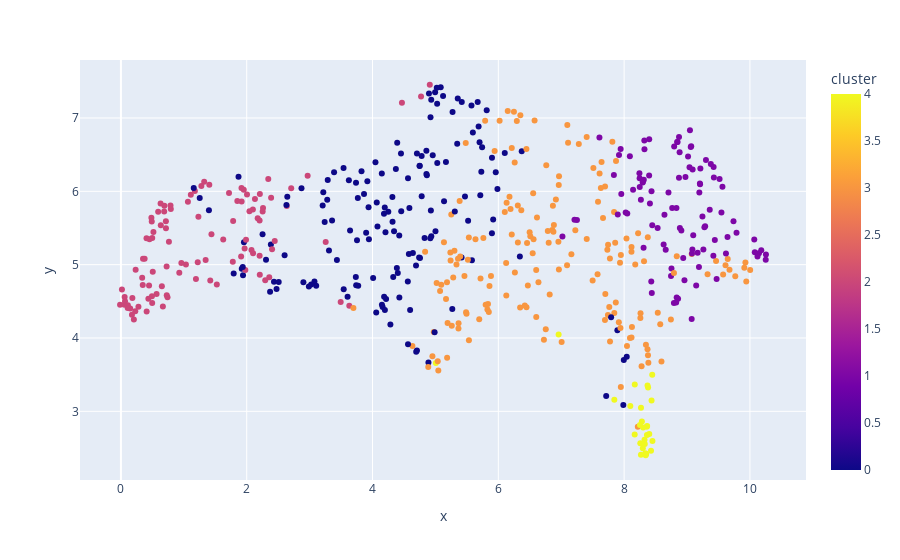

Notebook code for this chart:
### Code cell
df = pd.DataFrame(umap_transformed, columns=['x', 'y'])
df['username'] = users_with_embeddings['username']
df['coalition'] = users_with_embeddings['coalition']
df['cluster'] = clusters.labels_
fig = px.scatter(df, x='x', y='y', hover_name="username", color='cluster')
fig.show()

### Figure 1 — Plotly figure (JSON) as saved in the notebook; plotly's stock layout.template omitted (floating-point values rounded to 4 significant figures; data arrays with more than 128 entries replaced by an {"elided": "..."} marker saying what was removed)
{"data": [{"hovertemplate": "<b>%{hovertext}</b><br><br>x=%{x}<br>y=%{y}<br>cluster=%{marker.color}<extra></extra>", "hovertext": {"elided": "548 str values"}, "legendgroup": "", "marker": {"color": {"elided": "548 int values"}, "coloraxis": "coloraxis", "symbol": "circle"}, "mode": "markers", "name": "", "orientation": "v", "showlegend": false, "type": "scatter", "x": {"elided": "548 float values"}, "xaxis": "x", "y": {"elided": "548 float values"}, "yaxis": "y"}], "layout": {"coloraxis": {"colorbar": {"title": {"text": "cluster"}}, "colorscale": [[0, "#0d0887"], [0.1111, "#46039f"], [0.2222, "#7201a8"], [0.3333, "#9c179e"], [0.4444, "#bd3786"], [0.5556, "#d8576b"], [0.6667, "#ed7953"], [0.7778, "#fb9f3a"], [0.8889, "#fdca26"], [1, "#f0f921"]]}, "legend": {"tracegroupgap": 0}, "margin": {"t": 60}, "xaxis": {"anchor": "y", "domain": [0, 1], "title": {"text": "x"}}, "yaxis": {"anchor": "x", "domain": [0, 1], "title": {"text": "y"}}}}
